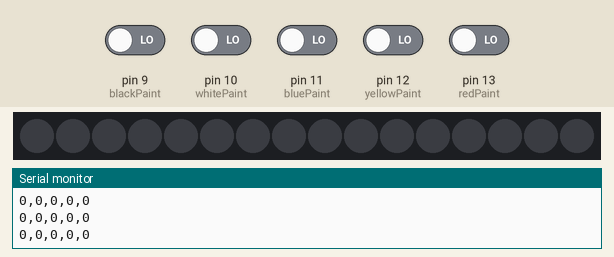
The sketch below on a simulated Arduino Uno, built with avr-gcc and run on an emulated ATmega328P. Shown: 16 RGB LEDs in strip order, left to right, the last lines printed to the serial monitor. The inputs (shaded band) are chosen by the test bench; at power-on: pin 9 (blackPaint), pin 10 (whitePaint), pin 11 (bluePaint), pin 12 (yellowPaint), pin 13 (redPaint) LOW. Dim RGB values are drawn brighter than linear.

Above: at 1.2 s.
1.3 s: pin 10 (whitePaint) driven HIGH
At 2.3 s:
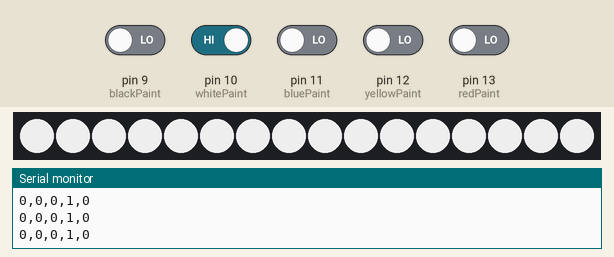
2.8 s: pin 11 (bluePaint) driven HIGH
At 3.1 s:
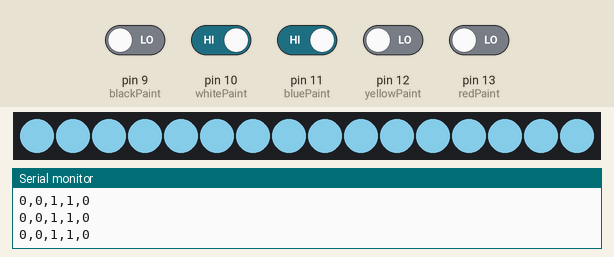
4.3 s: pin 12 (yellowPaint) driven HIGH
At 5.5 s:
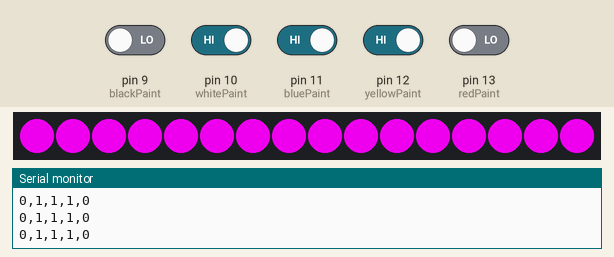
5.8 s: pin 10 (whitePaint) driven LOW
At 6.5 s:
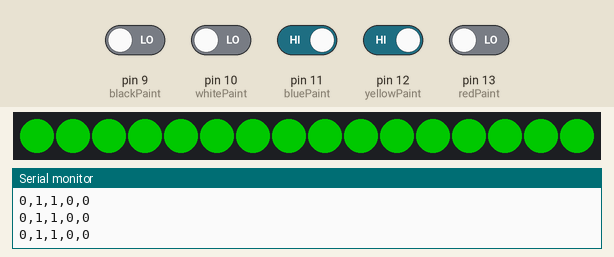
7.3 s: pin 11 (bluePaint) driven LOW
At 7.8 s:
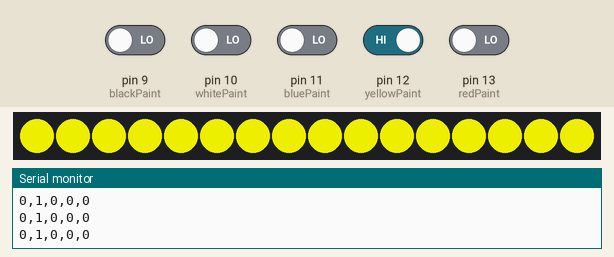
8.8 s: pin 13 (redPaint) driven HIGH
At 9.9 s:
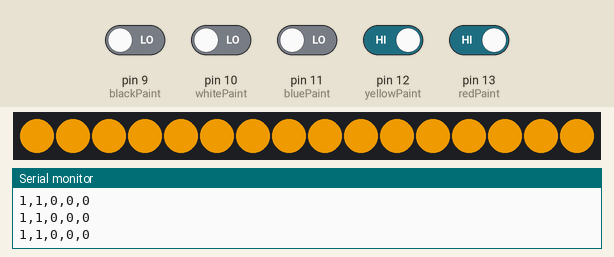
Timing chart, 0 to 11.3 s (numbered marks = the images above; inputs shaded):
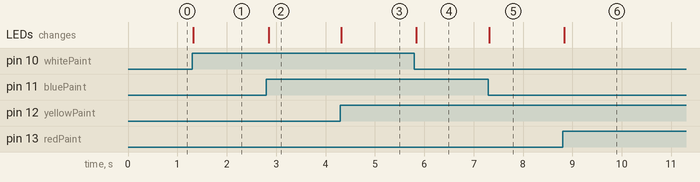

Measured:
- after the input at 1.3 s, the LEDs: change at once (image 1)
- after the input at 2.8 s, the LEDs: change after 0.05 s (image 2)
- after the input at 4.3 s, the LEDs: change at once (image 3)
- after the input at 5.8 s, the LEDs: change at once (image 4)
- after the input at 7.3 s, the LEDs: change at once (image 5)
- after the input at 8.8 s, the LEDs: change at once (image 6)

The sketch:

UnoCode.ino
```cpp
// Required library for the LED strip
#include "FastLED.h"

// --- LED Strip Configuration ---
#define DATA_PIN 3
#define CLOCK_PIN 2
#define LED_TYPE DOTSTAR
#define COLOR_ORDER BGR
const int NUM_LEDS = 16;       // Number of LEDs in the strip
CRGB leds[NUM_LEDS];           // Define the array of LEDs
#define BRIGHTNESS 200         // Set a reasonable brightness

// --- Paint Input Pins ---
const int redPaint = 13;
const int yellowPaint = 12;
const int bluePaint = 11;
const int whitePaint = 10;
const int blackPaint = 9;

// --- Color Utility Function ---
// Function to darken a CRGB color by a scaling factor
CRGB darkenColor(CRGB color, float factor) {
  // factor should be between 0.0 (black) and 1.0 (no change)
  if (factor >= 1.0) return color;

  // Scale down the Red, Green, and Blue components
  byte r = (byte)(color.r * factor);
  byte g = (byte)(color.g * factor);
  byte b = (byte)(color.b * factor);

  return CRGB(r, g, b);
}

void setup() {
  // Initialize LED strip
  FastLED.addLeds<LED_TYPE, DATA_PIN, CLOCK_PIN, COLOR_ORDER>(leds, NUM_LEDS);
  FastLED.setBrightness(BRIGHTNESS);

  // Set all paint pins as INPUT
  pinMode(redPaint, INPUT);
  pinMode(yellowPaint, INPUT);
  pinMode(bluePaint, INPUT);
  pinMode(whitePaint, INPUT);
  pinMode(blackPaint, INPUT);

  Serial.begin(9600);
}

void loop() {
  // Read the state of all "paint" pins
  int redState = digitalRead(redPaint);
  int yellowState = digitalRead(yellowPaint);
  int blueState = digitalRead(bluePaint);
  int whiteState = digitalRead(whitePaint);
  int blackState = digitalRead(blackPaint);

  //Determine the Base Color
  CRGB baseColor = CRGB::Black;
  int activeColors = 0; // Count active color pins
  int comboKey = 0;

  if (redState == HIGH) {
    activeColors++;
    comboKey |= 1 << 0; // Bit 0 for Red
  }
  if (yellowState == HIGH) {
    activeColors++;
    comboKey |= 1 << 1; // Bit 1 for Yellow
  }
  if (blueState == HIGH) {
    activeColors++;
    comboKey |= 1 << 2; // Bit 2 for Blue
  }
  if (whiteState == HIGH) {
    activeColors++;
    comboKey |= 1 << 3; // Bit 3 for White
  }

  switch (comboKey) {
    case 0: // None active
      baseColor = CRGB::Black;
      break;

    // --- Single Colors ---
    case 1: // Red only (0001)
      baseColor = CRGB::Red;
      break;
    case 2: // Yellow only (0010)
      baseColor = CRGB::Yellow;
      break;
    case 4: // Blue only (0100)
      baseColor = CRGB::Blue;
      break;
    case 8: // White only (1000)
      baseColor = CRGB::White;
      break;

    // --- Two-Color Mixes ---
    case 3: // Red + Yellow (0011)
      baseColor = CRGB::Orange;
      break;
    case 5: // Red + Blue (0101)
      baseColor = CRGB::Purple;
      break;
    case 6: // Yellow + Blue (0110)
      baseColor = CRGB::Green;
      break;

    // --- Three or More Colors (Magenta Rule) ---
    // Check for 3 or more active colors using the activeColors count
    default:
      if (activeColors >= 3) {
        baseColor = CRGB::Magenta;
      }
      else if (activeColors == 2) {
          if (comboKey == 9) { // Red + White (1001)
              baseColor = CRGB::HotPink; // A white-tinted Red
          } else if (comboKey == 10) { // Yellow + White (1010)
              baseColor = CRGB::PaleGoldenrod; // A white-tinted Yellow
          } else if (comboKey == 12) { // Blue + White (1100)
              baseColor = CRGB::SkyBlue; // A white-tinted Blue
          } else {
              // Catch-all for any missed 2-color mix.
              // Fall back to a simple average if needed, or define more colors.
              baseColor = CRGB::DimGray;
          }
      }
      else {
          // This should ideally not be hit if all single colors are handled above.
          baseColor = CRGB::Black;
      }
      break;
  }

  // --- Apply Black Paint Effect ---
  CRGB finalColor;

  if (blackState == HIGH) {
    // If Black is active, darken the resulting color.
    // Use a factor of 0.3 for a significant darkening effect.
    finalColor = darkenColor(baseColor, 0.3);
  } else {
    // If Black is not active, use the base color as is.
    finalColor = baseColor;
  }

  // --- Update LED Strip ---
  // Set all LEDs to the calculated finalColor
  fill_solid(leds, NUM_LEDS, finalColor);
  FastLED.show();

  // --- Serial Output (Kept from original) ---
  Serial.print(redState);
  Serial.print(",");
  Serial.print(yellowState);
  Serial.print(",");
  Serial.print(blueState);
  Serial.print(",");
  Serial.print(whiteState);
  Serial.print(",");
  Serial.println(blackState);

  delay(50);
}
```
